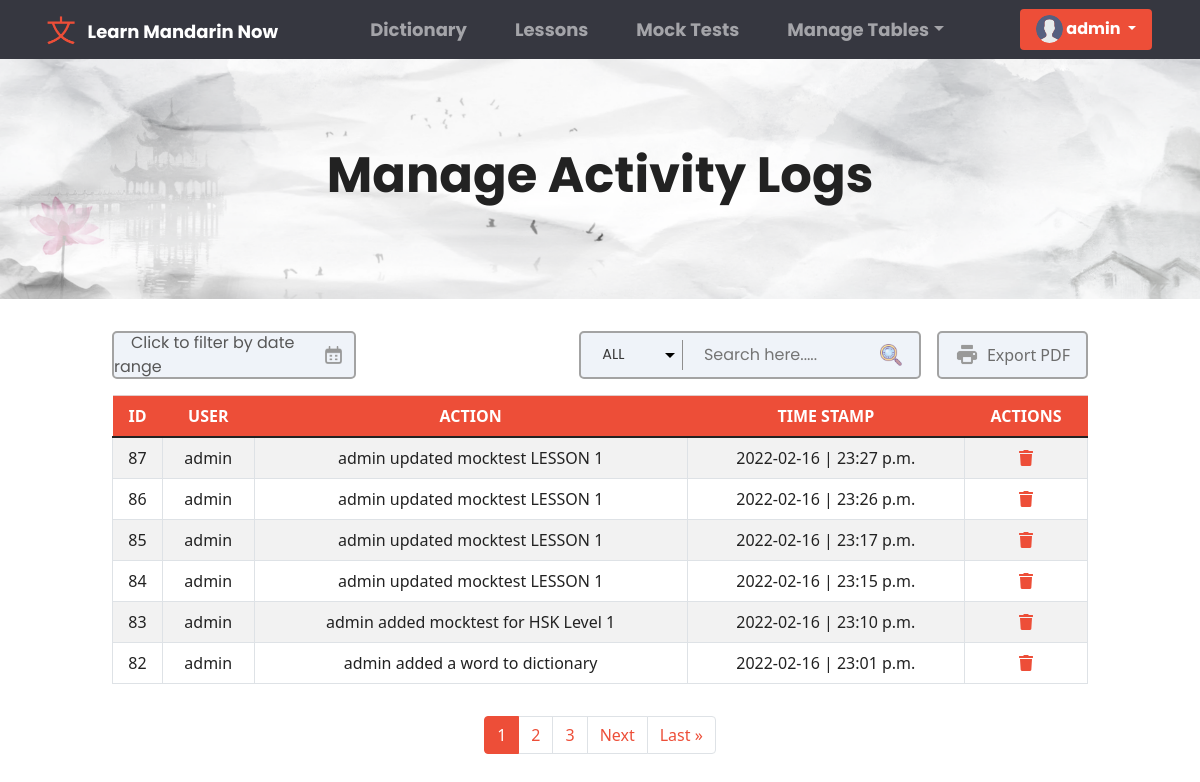
Before: /superuser/activitylogs/ (signed in) with the older database file.
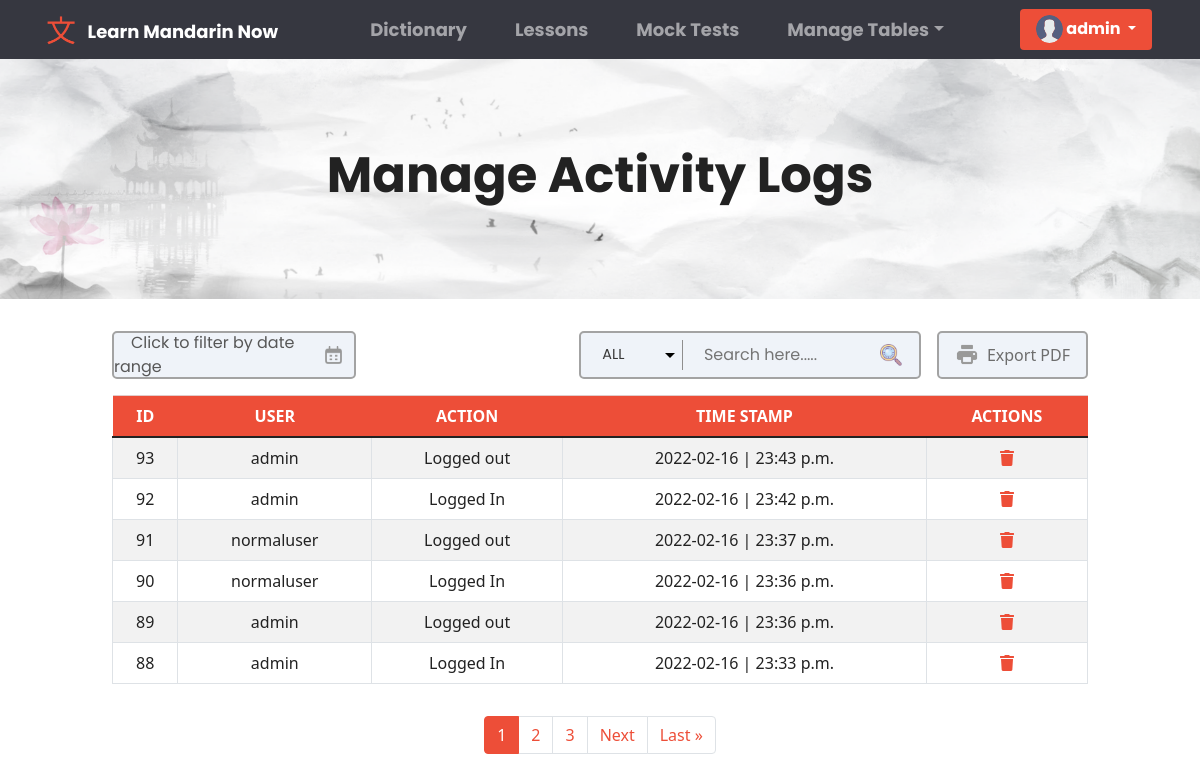
After: the same page with the newer database file.
### base/models.py (models this page shows, shortened)
class ActivityLog(models.Model):
    user = models.ForeignKey(User, on_delete=models.CASCADE)
    action = models.CharField(max_length=200, null=True)
    time_stamp = models.DateTimeField(auto_now_add=True)
    class Meta:
        ordering = ['-time_stamp']

class User(AbstractUser):
    fname = models.CharField(max_length=200, null=True)
    lname = models.CharField(max_length=200, null=True)
    email = models.EmailField(unique = True, null=True)
    bio = models.TextField(null=True)
    avatar = models.ImageField(null=True, default="avatar.svg")
    REQUIRED_FIELDS = []
    class Meta:
        ordering = ['username']

### base/views.py (the view, shortened to what this page needs)
# urls.py: path('superuser/activitylogs/', views.AdminActivityLogTable, name = 'superuser-activitylogs'),
@login_required(login_url='anonymous')
def AdminActivityLogTable(request):
    pageTable = "Manage Activity Logs"
    if request.user.is_authenticated and not request.user.is_staff:
        messages.warning(request, "Access denied, 403 forbidden page!")
        return redirect('dictionary')
    search =  request.GET.get('search') if request.GET.get('search') != None else ''
    activity_logs = ActivityLog.objects.filter(
        Q(user__username__icontains = search) |
        Q(time_stamp__icontains = search)
        )
    p = Paginator(activity_logs, 6)
    page = request.GET.get('page')
    activity_logs = p.get_page(page)
    context = {
        'table_data': activity_logs,
        'pageTable' : pageTable,
        'search' : search
    }
    return render(request,'tables.html', context)

### templates/tables.html (shortened to what this page needs)
{% extends 'main.html' %} {% block content %} {% load static %}
<link rel="stylesheet" href="{% static 'css/tables.css' %}" />
<link rel="stylesheet" href="{% static 'css/dictionaryAdd_Edit.css' %}" />
<link rel="stylesheet" href="{% static 'css/table.css' %}" />
<div class="container-fluid">
  <div class="row" id="dictionary_header">
    <h1 class="text-center" id="head_Text">{{pageTable}}</h1>
  </div>
  <div class="row justify-content-center">
    <div class="col col-lg-10 col-sm-12">
      {% if pageTable == "Manage Activity Logs" %}
      {% include 'tableactivitylogs.html' %}
      {% endif %}
    </div>
  </div>
</div>
<div class="row justify-content-center">
  <div class="col col-lg-6">
      <ul class="pagination justify-content-center">
        <div class="pagination px-3 py-3">
          {% for i in table_data.paginator.page_range %}
          {% if table_data.number == i %}
          <li class="page-item active"><a class="page-link" href="?page={{i}}">{{i}}</a></li>
          {% elif i > table_data.number|add:'-3' and i < table_data.number|add:'3' %}
          <li class="page-item"><a class="page-link" href="?page={{i}}">{{i}}</a></li>
          {% endif %}
          {% endfor %}
          {% if table_data.has_next %}
          <li class="page-item"><a class="page-link" href="?search={{search}}&page={{table_data.next_page_number}}">Next</a></li>
          <li class="page-item"><a class="page-link" href="?search={{search}}&page={{ table_data.paginator.num_pages  }}">Last &raquo</a></li>
          {% endif %}
      </ul>
  </div>
</div>
{% endblock content %}

### templates/tableactivitylogs.html (shortened to what this page needs)
{% load static %}
<link rel="stylesheet" type="text/css" href="https://cdn.jsdelivr.net/npm/daterangepicker/daterangepicker.css" />
<div id="reportrange">
<span id="span_edit">Click to filter by date range</span>
<img src="{% static 'images/calendar_inq.png' %}">
</div>
<div id="export_container" class="export_pdf_btn">
  <img src="{% static 'images/export.png' %}">
Export PDF
</div>
<div id="search_inp">
<select id="filter_category">
    <option value="ALL" selected>ALL</option>
</select>
<input type="text" placeholder="Search here....." id="search_logs">
<img src="{% static  'images/search_gif.gif' %}">
</div>
<table
class="table table-hover table-striped table-responsive table-bordered overflow-auto table_id" id="table_logs"
>
<thead>
  <tr class="table-primary">
    <th scope="col">ID</th>
    <th scope="col">USER</th>
    <th scope="col">ACTION</th>
    <th scope="col">TIME STAMP</th>
    <th>ACTIONS</th>
  </tr>
</thead>
<tbody>
  {% for activitylogs in table_data %}
  <tr id="tr_Search">
    <td scope="row">{{activitylogs.id}}</td>
    <td>{{activitylogs.user.username}}</td>
    <td>{{activitylogs.action}}</td>
    <td>{{activitylogs.time_stamp|date:'Y-m-d | H:i a'}}</td>
    <td class="text-center">
      <a href="#" onclick="showDeleteModal('modal_logs' , '{{activitylogs.id}}')"
        ><i class="fas fa-trash px-3"></i
      ></a>
    </td>
  </tr>
  {% endfor %}
</tbody>
</table>

Changed rows visible on the page:
no longer on this page (row unchanged): ActivityLog: id "87", user.username "admin", action "admin updated mocktest LESSON 1", time_stamp|H "2022-02-16 | 23:27 p.m."
no longer on this page (row unchanged): ActivityLog: id "86", user.username "admin", action "admin updated mocktest LESSON 1", time_stamp|H "2022-02-16 | 23:26 p.m."
no longer on this page (row unchanged): ActivityLog: id "85", user.username "admin", action "admin updated mocktest LESSON 1", time_stamp|H "2022-02-16 | 23:17 p.m."
no longer on this page (row unchanged): ActivityLog: id "84", user.username "admin", action "admin updated mocktest LESSON 1", time_stamp|H "2022-02-16 | 23:15 p.m."
no longer on this page (row unchanged): ActivityLog: id "83", user.username "admin", action "admin added mocktest for HSK Level 1", time_stamp|H "2022-02-16 | 23:10 p.m."
no longer on this page (row unchanged): ActivityLog: id "82", user.username "admin", action "admin added a word to dictionary", time_stamp|H "2022-02-16 | 23:01 p.m."
added ActivityLog: id "93", user.username "admin", action "Logged out", time_stamp|H "2022-02-16 | 23:43 p.m."
added ActivityLog: id "92", user.username "admin", action "Logged In", time_stamp|H "2022-02-16 | 23:42 p.m."
added ActivityLog: id "91", user.username "normaluser", action "Logged out", time_stamp|H "2022-02-16 | 23:37 p.m."
added ActivityLog: id "90", user.username "normaluser", action "Logged In", time_stamp|H "2022-02-16 | 23:36 p.m."
added ActivityLog: id "89", user.username "admin", action "Logged out", time_stamp|H "2022-02-16 | 23:36 p.m."
added ActivityLog: id "88", user.username "admin", action "Logged In", time_stamp|H "2022-02-16 | 23:33 p.m."
